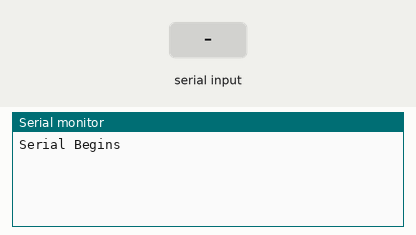
A sketch run on a simulated Arduino Uno, built with avr-gcc and run on an emulated ATmega328P. Parts: the last lines printed to the serial monitor. The inputs (shaded band) are chosen by the test bench.

Above: at 1.2 s.
1.3 s: "1\n" received over Serial
At 2.0 s:
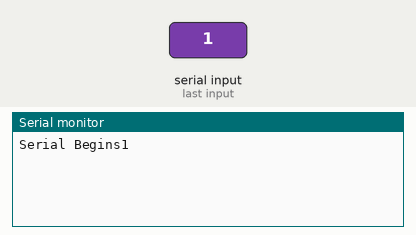
2.8 s: "0\n" received over Serial
At 3.1 s:
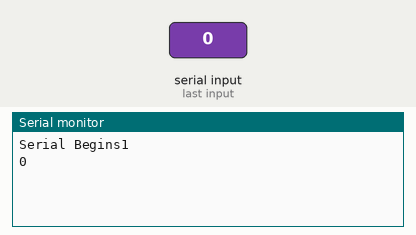

Measured:
- after the input at 1.3 s, the serial monitor: prints a new line at once (image 1)
- after the input at 2.8 s, the serial monitor: prints a new line at once (image 2)

The sketch:

ESP_UART.ino
```cpp
//Macros
#define Delay 1000
#define BAUD_RATE 115200
//Global  Variables
char buff [100];
uint32_t indx;

void setup() {
  // put your setup code here, to run once:
    Serial.begin(BAUD_RATE);
    Serial.print("Serial Begins");
}

void loop() {
  // put your main code here, to run repeatedly:
    if (Serial.available() > 0) {
      byte c = Serial.read();
      if (indx < sizeof buff) {
        buff [indx++] = c;

        if (c == '\n') {
          Serial.print(buff);
          delay(Delay);
          indx= 0;
        }
      }
  }
}
```
